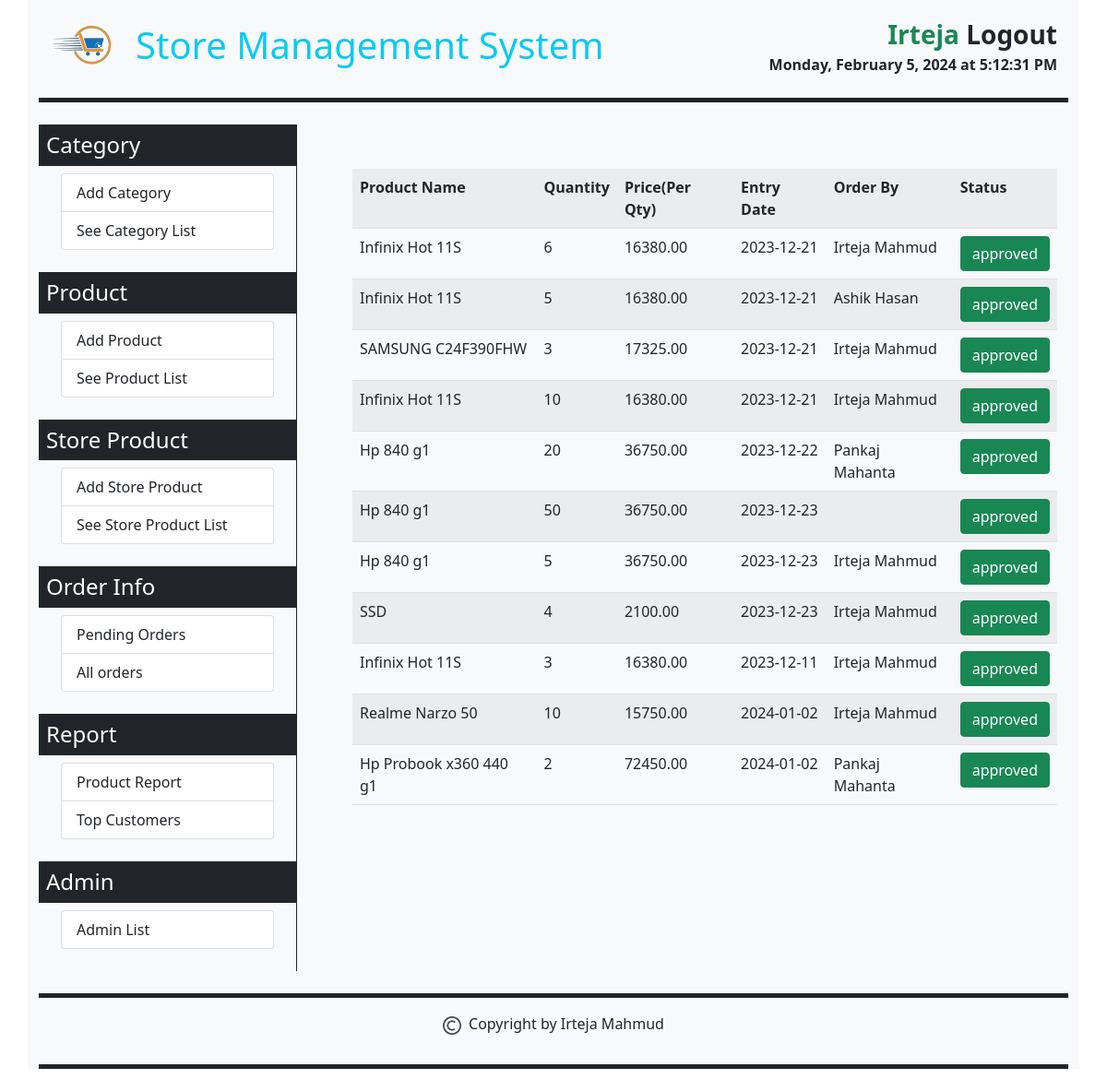
The app's page /all_orders.php (signed in) with its own data.
### tables this page shows
CREATE TABLE `orders` (
  `order_id` int(11) NOT NULL,
  `order_product_id` int(11) NOT NULL,
  `order_product_qty` int(11) NOT NULL,
  `order_product_price` float(9,2) NOT NULL,
  `order_customer_id` int(11) NOT NULL,
  `order_product_entrydate` varchar(10) NOT NULL,
  `order_status` varchar(12) NOT NULL DEFAULT 'pending'
);

CREATE TABLE `customer` (
  `customer_id` int(11) NOT NULL,
  `customer_name` varchar(30) NOT NULL,
  `customer_address` varchar(50) NOT NULL,
  `customer_DOB` varchar(10) NOT NULL,
  `customer_email` varchar(50) NOT NULL,
  `customer_password` varchar(32) NOT NULL
);

### all_orders.php (the view, shortened to what this page needs)
<?php
require('connector.php');
$sql2 = "SELECT * FROM product";
$query2 = $conn->query($sql2);
$data_list = array();
while ($data2 = mysqli_fetch_array($query2)) {
    $product_id = $data2['product_id'];
    $product_name = $data2['product_name'];
    $data_list[$product_id] = $product_name;
}
function getCustomerName($customer_id)
{
    require('connector.php');
    $sql3 = "SELECT * FROM customer WHERE customer_id=$customer_id";
    $query3 = $conn->query($sql3);
    $data3 = mysqli_fetch_array($query3);
    $customer_name = $data3['customer_name'];
    return $customer_name;
}
$user_first_name = $_SESSION['user_first_name'];
$user_last_name = $_SESSION['user_last_name'];
if (!empty($user_first_name) && !empty($user_last_name)) {
?>
    <!DOCTYPE html>
    <html>
    <head>
        <link href="https://cdn.jsdelivr.net/npm/bootstrap@5.0.2/dist/css/bootstrap.min.css" rel="stylesheet">
    </head>
    <body>
        <div class="container bg-light">
            <div class="container-fluid border-bottom border-dark border-5 mb-4 py-3">
                <?php include('fixed_part/topbar.php'); ?>
            </div>
            <div class="container-fluid">
                <div class="row">
                    <div class="col-sm-3 bg-light p-0 m-0">
                        <?php include('fixed_part/left_part.php'); ?>
                    </div>
                    <div class="col-sm-9 border-start border-dark">
                        <div class="container p-4 m-4">
                            <?php
                            $sql = "SELECT * FROM orders where order_status='approved'";
                            $query = $conn->query($sql);
                            echo "<table class='table table-striped table-hover'><tr><th>Product Name</th><th>Quantity</th><th>Price(Per Qty)</th><th>Entry Date</th><th>Order By</th><th>Status</th></tr>";
                            while ($data = mysqli_fetch_array($query)) {
                                $order_product_id = $data['order_product_id'];
                                $order_product_qty = $data['order_product_qty'];
                                $order_product_price = $data['order_product_price'];
                                $order_product_entrydate = $data['order_product_entrydate'];
                                $order_customer_id = $data['order_customer_id'];
                                $order_status = $data['order_status'];
                                $customer_name=getCustomerName($order_customer_id);
                                echo "<tr>
                                    <td>$data_list[$order_product_id]</td>
                                    <td>$order_product_qty</td>
                                    <td>$order_product_price</td>
                                    <td>$order_product_entrydate</td>
                                    <td>$customer_name</td>
                                    <td><button type='button' class='btn btn-success'>$order_status</button></td>
                                </tr>";
                            }
                            echo "</table>"
                            ?>
                        </div>
                    </div>
                </div>
            </div>
            <div class="container-fluid border-bottom border-top border-dark border-5 mt-4 mb-4 py-3">
                <?php include('fixed_part/footer.php'); ?>
            </div>
        </div>
    </body>
    </html>
<?php
} else {
    header('location:login.php');
}
?>

### fixed_part/topbar.php (shortened to what this page needs)
<div class="row align-items-center pb-2">
    <div class="col-sm-1">
        <img src="image/Logo.png" alt="logo" class="img-fluid" style="width:100px;">
    </div>
    <div class="col-sm-7">
        <h1 class="mb-0"><a href="index.php" class="text-info text-decoration-none">Store Management System</a></h1>
    </div>
    <div class="col-sm-4 text-end">
        <p class="mb-0 fs-3 text-success fw-bold">
            <?php echo $user_first_name ?>
            <a href="logout.php" class="text-dark text-decoration-none">Logout</a>
        </p>
        <div class="header-date">
            <strong id="current-date-time"></strong>
        </div>
    </div>
</div>

### fixed_part/left_part.php
<h4 class="bg-dark text-white p-2">Category</h4>
<ul class="list-group mx-4 mb-4">
    <li class="list-group-item"><a href="category_add.php" class="text-dark text-decoration-none">Add Category</a></li>
    <li class="list-group-item"><a href="category_list.php" class="text-dark text-decoration-none">See Category List</a></li>
</ul>
<h4 class="bg-dark text-white p-2">Product</h4>
<ul class="list-group mx-4 mb-4">
    <li class="list-group-item"><a href="product_add.php" class="text-dark text-decoration-none">Add Product</a></li>
    <li class="list-group-item"><a href="product_list.php" class="text-dark text-decoration-none">See Product List</a></li>
</ul><i class="glyphicon glyphicon-indent-left"></i>
<h4 class="bg-dark text-white p-2">Store Product</h4>
<ul class="list-group mx-4 mb-4">
    <li class="list-group-item"><a href="store_product_add.php" class="text-dark text-decoration-none">Add Store Product</a></li>
    <li class="list-group-item"><a href="store_product_list.php" class="text-dark text-decoration-none">See Store Product List</a></li>
</ul>
<h4 class="bg-dark text-white p-2">Order Info</h4>
<ul class="list-group mx-4 mb-4">
    <li class="list-group-item"><a href="pending_orders.php" class="text-dark text-decoration-none">Pending Orders</a></li>
    <li class="list-group-item"><a href="all_orders.php" class="text-dark text-decoration-none">All orders</a></li>
</ul>
<h4 class="bg-dark text-white p-2">Report</h4>
<ul class="list-group mx-4 mb-4">
    <li class="list-group-item"><a href="product_report.php" class="text-dark text-decoration-none">Product Report</a></li>
    <li class="list-group-item"><a href="top_customers.php" class="text-dark text-decoration-none">Top Customers</a></li>
</ul>
<h4 class="bg-dark text-white p-2">Admin</h4>
<ul class="list-group mx-4 mb-4">
    <li class="list-group-item"><a href="user_list.php" class="text-dark text-decoration-none">Admin List</a></li>
</ul>

### fixed_part/footer.php
<div class="">
    <p class="text-center"><img src="image/copyright.png" class="me-2" alt="logo" style="width:20px;">Copyright by Irteja Mahmud</p>
</div>

### records on screen
orders: order_product "Infinix Hot 11S", order_product_qty "6", order_product_price "16380.00", order_product_entrydate "2023-12-21", order_customer.customer_name "Irteja Mahmud", order_status "approved"
orders: order_product "Infinix Hot 11S", order_product_qty "5", order_product_price "16380.00", order_product_entrydate "2023-12-21", order_customer.customer_name "Ashik Hasan", order_status "approved"
orders: order_product "SAMSUNG C24F390FHW", order_product_qty "3", order_product_price "17325.00", order_product_entrydate "2023-12-21", order_customer.customer_name "Irteja Mahmud", order_status "approved"
orders: order_product "Infinix Hot 11S", order_product_qty "10", order_product_price "16380.00", order_product_entrydate "2023-12-21", order_customer.customer_name "Irteja Mahmud", order_status "approved"
orders: order_product "Hp 840 g1", order_product_qty "20", order_product_price "36750.00", order_product_entrydate "2023-12-22", order_customer.customer_name "Pankaj Mahanta", order_status "approved"
orders: order_product "Hp 840 g1", order_product_qty "50", order_product_price "36750.00", order_product_entrydate "2023-12-23", order_status "approved"
orders: order_product "Hp 840 g1", order_product_qty "5", order_product_price "36750.00", order_product_entrydate "2023-12-23", order_customer.customer_name "Irteja Mahmud", order_status "approved"
orders: order_product "SSD", order_product_qty "4", order_product_price "2100.00", order_product_entrydate "2023-12-23", order_customer.customer_name "Irteja Mahmud", order_status "approved"
orders: order_product "Infinix Hot 11S", order_product_qty "3", order_product_price "16380.00", order_product_entrydate "2023-12-11", order_customer.customer_name "Irteja Mahmud", order_status "approved"
orders: order_product "Realme Narzo 50", order_product_qty "10", order_product_price "15750.00", order_product_entrydate "2024-01-02", order_customer.customer_name "Irteja Mahmud", order_status "approved"
orders: order_product "Hp Probook x360 440 g1", order_product_qty "2", order_product_price "72450.00", order_product_entrydate "2024-01-02", order_customer.customer_name "Pankaj Mahanta", order_status "approved"

### other values on screen
$user_first_name "Irteja"
